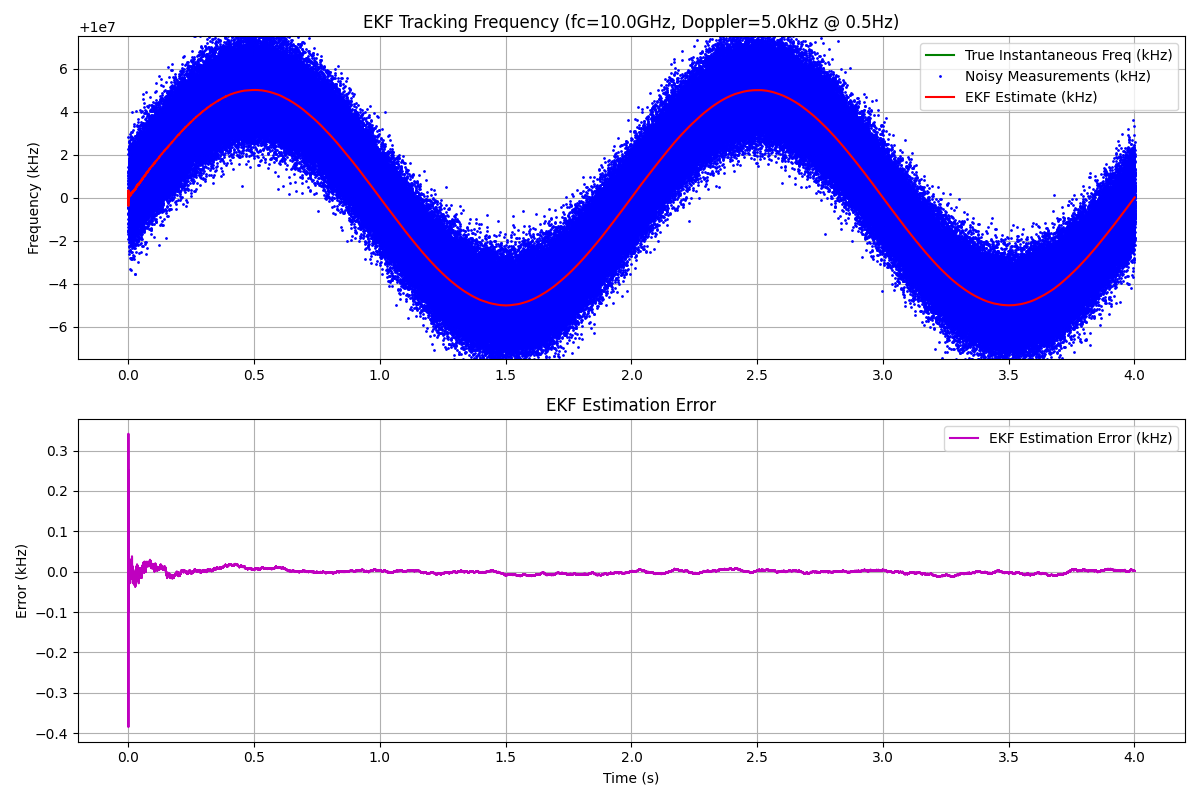

The script that saved this image:
import numpy as np
import matplotlib.pyplot as plt

class ExtendedKalmanFilter:
    def __init__(self, Q, R, P0, x0):
        """
        Initialize Extended Kalman Filter.
        Jacobians F and H will be calculated dynamically if needed,
        or provided if constant.

        Parameters:
        Q: Process noise covariance
        R: Measurement noise covariance
        P0: Initial state covariance
        x0: Initial state
        """
        self.Q = Q
        self.R = R
        self.P = P0
        self.x = x0
        self.n_states = x0.shape[0]

    def predict(self, f_func, F_jacobian_func, dt, **kwargs):
        """
        Prediction step using state transition function f and its Jacobian F.

        Parameters:
        f_func: The non-linear state transition function x_k = f(x_{k-1}, dt, **kwargs)
        F_jacobian_func: Function to compute the Jacobian F = df/dx evaluated at self.x
        dt: Time step
        **kwargs: Additional arguments needed by f_func or F_jacobian_func
        """
        # Calculate Jacobian at current state estimate
        F = F_jacobian_func(self.x, dt, **kwargs)

        # State prediction using the (potentially non-linear) state transition function
        self.x = f_func(self.x, dt, **kwargs)

        # Covariance prediction
        self.P = np.dot(np.dot(F, self.P), F.T) + self.Q

        return self.x

    def update(self, z, h_func, H_jacobian_func, **kwargs):
        """
        Update step using measurement z, measurement function h, and its Jacobian H.

        Parameters:
        z: Measurement
        h_func: The (potentially non-linear) measurement function z_pred = h(x_pred, **kwargs)
        H_jacobian_func: Function to compute the Jacobian H = dh/dx evaluated at predicted state self.x
        **kwargs: Additional arguments needed by h_func or H_jacobian_func
        """
        # Calculate Jacobian at predicted state
        H = H_jacobian_func(self.x, **kwargs)

        # Measurement prediction using the (potentially non-linear) measurement function
        z_pred = h_func(self.x, **kwargs)

        # Measurement residual
        y = z - z_pred

        # Residual covariance
        S = np.dot(np.dot(H, self.P), H.T) + self.R

        # Kalman gain
        S_inv = np.linalg.inv(S)
        K = np.dot(np.dot(self.P, H.T), S_inv)

        # State update
        self.x = self.x + np.dot(K, y)

        # Covariance update (Joseph form for stability)
        I = np.eye(self.n_states)
        ImKH = I - np.dot(K, H)
        self.P = np.dot(np.dot(ImKH, self.P), ImKH.T) + np.dot(np.dot(K, self.R), K.T)

        return self.x

# --- Functions copied and potentially modified from kalman_filter_sine_wave.py ---

def generate_bpsk_signal_with_doppler(t, data_bits, samples_per_bit, fc, A_d, f_d, noise_std_signal):
    """
    Generates a BPSK-like signal with sinusoidal Doppler shift on the carrier.
    (Identical to the previous version)
    """
    dt = t[1] - t[0]
    n_steps = len(t)
    samples_per_symbol = samples_per_bit # BPSK

    baseband = np.repeat(data_bits, samples_per_symbol)
    if len(baseband) > n_steps:
        baseband = baseband[:n_steps]
    elif len(baseband) < n_steps:
         padding = np.ones(n_steps - len(baseband)) * baseband[-1]
         baseband = np.concatenate((baseband, padding))

    omega_d = 2 * np.pi * f_d
    true_doppler_shift = A_d * np.sin(omega_d * t)
    true_inst_freq = fc + true_doppler_shift

    instantaneous_phase = 2 * np.pi * np.cumsum(true_inst_freq) * dt
    signal_clean = baseband * np.cos(instantaneous_phase)
    noise = np.random.normal(0, noise_std_signal, n_steps)
    signal = signal_clean + noise

    return signal, true_inst_freq

def estimate_frequency_simple(signal, fc_approx, fs):
    """
    Placeholder frequency estimator.
    (Identical to the previous version, relies on global variables for shortcut)
    """
    global t_global, A_d_global, f_d_global, noise_std_freq_global, fc_global
    omega_d = 2 * np.pi * f_d_global
    true_doppler_shift = A_d_global * np.sin(omega_d * t_global)
    # Use fc_global (true fc) here for calculating true freq, but add noise
    true_inst_freq = fc_global + true_doppler_shift
    noise = np.random.normal(0, noise_std_freq_global, len(t_global))
    # Return noisy version centered around fc_approx passed to function? No, center around true fc.
    return true_inst_freq + noise


# --- EKF Specific Functions ---

def state_transition_function(x, dt, omega_d):
    """
    State transition function f(x) for x = [f - fc, f_dot].
    x_k = F_doppler * x_{k-1}
    This is linear, so f(x) = F_doppler * x.
    """
    F_doppler = np.array([
        [np.cos(omega_d*dt), np.sin(omega_d*dt)/omega_d if omega_d != 0 else dt],
        [-omega_d*np.sin(omega_d*dt), np.cos(omega_d*dt)]
    ])
    return np.dot(F_doppler, x)

def state_transition_jacobian(x, dt, omega_d):
    """
    Jacobian F = df/dx for the state transition.
    Since f(x) is linear (f(x) = F_doppler * x), the Jacobian is constant.
    """
    F_doppler = np.array([
        [np.cos(omega_d*dt), np.sin(omega_d*dt)/omega_d if omega_d != 0 else dt],
        [-omega_d*np.sin(omega_d*dt), np.cos(omega_d*dt)]
    ])
    return F_doppler

def measurement_function(x, fc):
    """
    Measurement function h(x). Predicts measurement z based on state x.
    State x = [f - fc, f_dot]. Measurement z = f.
    h(x) = x[0] + fc
    """
    return x[0] + fc

def measurement_jacobian(x, fc):
    """
    Jacobian H = dh/dx for the measurement function.
    h(x) = x[0] + fc. dh/d(x[0]) = 1, dh/d(x[1]) = 0.
    """
    return np.array([[1.0, 0.0]])


# --- Main Simulation ---

def main_ekf_frequency_tracking():
    # --- Simulation Parameters (mostly same as before) ---
    data_rate = 16000
    samples_per_bit = 8
    fs = data_rate * samples_per_bit
    dt = 1.0 / fs
    duration = 4
    n_data_bits = int(duration * data_rate)
    T_data = duration
    barker13 = np.array([+1, +1, +1, +1, +1, -1, -1, +1, +1, -1, +1, -1, +1])
    n_preamble_bits = len(barker13)
    T_preamble = n_preamble_bits / data_rate
    T_total = T_preamble + T_data
    t = np.arange(0, T_total, dt)
    n_steps = len(t)

    global t_global # For simple estimator shortcut
    t_global = t

    # --- Signal Parameters ---
    fc = 10e9  # True nominal carrier frequency
    A_d = 5000
    f_d = 0.5
    noise_std_signal = 0.5
    noise_std_freq = 1000 # Measurement noise std dev for frequency

    # Globals for simple estimator shortcut
    global A_d_global, f_d_global, noise_std_freq_global, fc_global
    A_d_global = A_d
    f_d_global = f_d
    noise_std_freq_global = noise_std_freq
    fc_global = fc # Store true fc for estimator

    # --- Data Generation ---
    random_bits = np.random.randint(0, 2, n_data_bits) * 2 - 1
    data_bits = np.concatenate((barker13, random_bits))

    # --- Generate Signal and True Frequency ---
    signal, true_inst_freq = generate_bpsk_signal_with_doppler(
        t, data_bits, samples_per_bit, fc, A_d, f_d, noise_std_signal
    )

    # --- Generate Noisy Frequency Measurements (Simulation Shortcut) ---
    noisy_freq_measurements = estimate_frequency_simple(signal, fc, fs) # Pass true fc to estimator

    # --- EKF Setup ---
    # State: x = [f - fc, f_dot]'
    omega_d = 2 * np.pi * f_d

    # Process noise Q: How much variance in [f-fc, f_dot] change per step?
    # Need a 2x2 matrix. Let's assume some noise in both state elements.
    # Heuristic based on max rate of change.
    max_f_dot = A_d * omega_d
    # max_f_ddot = A_d * omega_d**2
    q1 = (max_f_dot * dt)**2 * 0.1
    q2 = (A_d * omega_d**2 * dt)**2 * 0.1 # Noise in acceleration term?
    Q = np.diag([q1, q2]) # Simplified: Assume uncorrelated process noise

    # Measurement noise covariance R
    R = np.array([[noise_std_freq**2]])

    # Initial state covariance P0 (high uncertainty)
    P0 = np.diag([1e6, 1e8]) # Uncertainty in initial f-fc and f_dot

    # Initial state x0 = [f(0)-fc, f_dot(0)]'
    # f(0) = fc + A_d*sin(0) = fc => f(0)-fc = 0
    # f_dot(0) = A_d*omega_d*cos(0) = A_d*omega_d
    x0 = np.array([[0.0], [A_d * omega_d]])

    # Create Extended Kalman filter
    ekf = ExtendedKalmanFilter(Q, R, P0, x0)

    # --- Run EKF ---
    ekf_state_estimates = np.zeros((n_steps, ekf.n_states, 1))
    ekf_freq_estimates = np.zeros(n_steps)

    for i in range(n_steps):
        # Prediction
        ekf.predict(state_transition_function, state_transition_jacobian, dt, omega_d=omega_d)

        # Update with measurement
        measurement = np.array([[noisy_freq_measurements[i]]])
        ekf.update(measurement, measurement_function, measurement_jacobian, fc=fc)

        # Store filtered state
        ekf_state_estimates[i] = ekf.x
        # Estimated frequency is x[0] + fc
        ekf_freq_estimates[i] = ekf.x[0, 0] + fc

    # --- Plot Results ---
    plt.figure(figsize=(12, 8))

    plt.subplot(2, 1, 1) # Top plot: Frequencies
    plt.plot(t, true_inst_freq / 1e3, 'g-', label='True Instantaneous Freq (kHz)')
    plt.plot(t, noisy_freq_measurements / 1e3, 'b.', markersize=2, label='Noisy Measurements (kHz)')
    plt.plot(t, ekf_freq_estimates / 1e3, 'r-', linewidth=1.5, label='EKF Estimate (kHz)')
    plt.ylabel('Frequency (kHz)')
    plt.title(f'EKF Tracking Frequency (fc={fc/1e9:.1f}GHz, Doppler={A_d/1e3:.1f}kHz @ {f_d}Hz)')
    plt.legend()
    plt.grid(True)
    plt.ylim((fc - 1.5*A_d)/1e3, (fc + 1.5*A_d)/1e3)

    plt.subplot(2, 1, 2) # Bottom plot: Estimation Error
    error = (ekf_freq_estimates - true_inst_freq) / 1e3 # Error in kHz
    plt.plot(t, error, 'm-', label='EKF Estimation Error (kHz)')
    plt.xlabel('Time (s)')
    plt.ylabel('Error (kHz)')
    plt.title('EKF Estimation Error')
    plt.legend()
    plt.grid(True)
    plt.tight_layout()

    plt.savefig('ekf_frequency_track.png')
    print("Plot saved to ekf_frequency_track.png")
    plt.show() # Display interactive plot window

if __name__ == "__main__":
    main_ekf_frequency_tracking()
